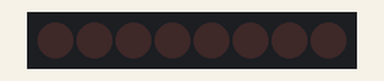
Recording of a sketch running on a simulated Arduino Uno, built with avr-gcc and run on an emulated ATmega328P. Parts: 8 shift-register outputs drawn as a row of LEDs (first output left, lit = HIGH). Wiring (inferred from the names in the program): shift register (74HC595): data pin 12; shift clock pin 9; latch pin 11. Wiring (inferred from the signals the program sends): row of LEDs: on Q0, Q1, Q2, Q3, Q4, Q5, Q6, Q7.

Above: at 0.02 s.
At 1.87 s:
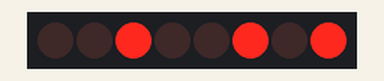
At 3.73 s:
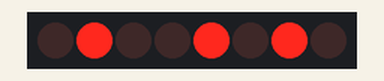
At 7.49 s:
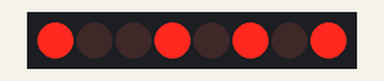
At 11.25 s:
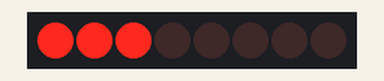
At 15.0 s:
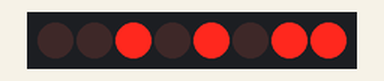
Timing chart, 0 to 16.7 s (numbered marks = the images above):
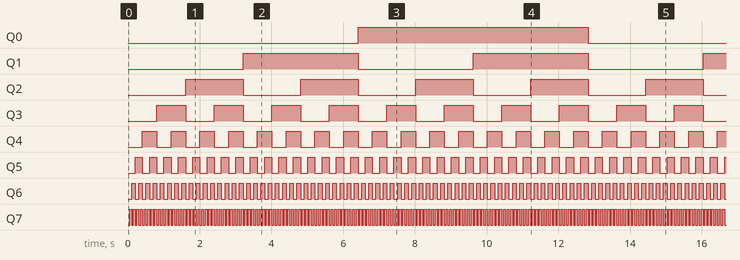

Measured:
- by itself, Q0: alternates HIGH for 6.4 s and LOW for 6.4 s
- by itself, Q1: alternates HIGH for 3.2 s and LOW for 3.2 s
- by itself, Q2: alternates HIGH for 1.6 s and LOW for 1.6 s
- by itself, Q3: alternates HIGH for 0.80 s and LOW for 0.80 s
- by itself, Q4: alternates HIGH for 0.40 s and LOW for 0.40 s
- by itself, Q5: alternates HIGH for 0.20 s and LOW for 0.20 s
- by itself, Q6: alternates HIGH for 0.10 s and LOW for 0.10 s
- by itself, Q7: alternates HIGH for 0.05 s and LOW for 0.05 s

The sketch:

25_BinaryCounter_Serial2Parallel.ino
```cpp
const int D_T = 50;
const int Pin_Latch = 11;
const int Pin_Clock = 9;
const int Pin_Data = 12;

byte LEDs = 0x00;

void setup() {
  // put your setup code here, to run once:
  Serial.begin(9600);
  pinMode(Pin_Latch, OUTPUT);
  pinMode(Pin_Clock, OUTPUT);
  pinMode(Pin_Data, OUTPUT);
}

void loop() {
  // put your main code here, to run repeatedly:
  for (int i = 0; i < 256; i++)
  {
    LEDs = i;
    digitalWrite(Pin_Latch, LOW);
    shiftOut(Pin_Data, Pin_Clock, LSBFIRST, LEDs);
    digitalWrite(Pin_Latch, HIGH);
    delay(D_T);
  }
}
```
